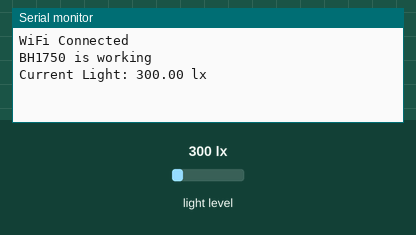
A sketch run on a simulated Arduino MKR. On the bench: the last lines printed to the serial monitor. The inputs (shaded band) are chosen by the test bench; at power-on: light level 300 lx. WiFi joins after 1.5 s; servers stay silent unless stated; web services answer with replies made up by the test bench; not simulated (calls return 0 or success): secrets.h.

Above: at 2.7 s.
2.8 s: light level set to 1000 lx
At 7.3 s:
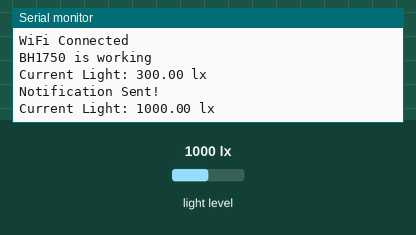
8.3 s: light level set to 40 lx
At 14.5 s:
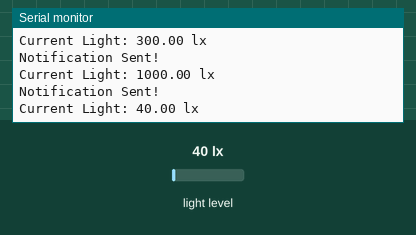

The sketch:

IFTTT_LIGHT_NEW.ino
```cpp
#include <WiFiNINA.h>
#include <BH1750.h>
#include <Wire.h>
#include "secrets.h"

char ssid[] = SECRET_SSID;
char pass[] = SECRET_PASS;

WiFiClient client;
BH1750 lightMeter;

char   HOST_NAME[] = "maker.ifttt.com";
String PATH_NAME   = "/trigger/sketch_received/with/key/btCDKb7xvQ0bXKzSR13WOu"; // change your EVENT-NAME and YOUR-KEY
String queryString = "?value1=57&value2=25";

bool sunlightPresent = false;
float threshold = 500.0;

void setup() {
  Serial.begin(9600);
  setupWiFi();
  setupSensor();
}

void loop() {
  float lux = lightMeter.readLightLevel(); //get/update light data
  checkThreshold(lux);
  delay (5000);
}

void setupWiFi() { //to setup the wifi
    WiFi.begin(ssid, pass);
    Serial.println("WiFi Connected");
}

void setupSensor() { //To setup the sensor and verify its working
  Wire.begin();
  if (lightMeter.begin(BH1750::CONTINUOUS_HIGH_RES_MODE)) {
    Serial.println("BH1750 is working");
  } else {
    Serial.println("BH1750 is not working");
  }
}

float readLightLevel() { //to output the current light data
  float lux = lightMeter.readLightLevel();
  Serial.print("Current Light: ");
  Serial.print (lux);
  Serial.println (" lx");
  return lux;
}

void checkThreshold(float lux) {
  //trigger for sunlight starting
  if (lux > threshold && sunlightPresent == false) {
    sendNotification("Sunlight_Started", lux);
    sunlightPresent = true;
  }
  //trigger for sunlight ending
  else if (lux <= threshold && sunlightPresent == true) {
    sendNotification("Sunlight_Stopped", lux);
    sunlightPresent = false;
  }
  else {
    readLightLevel(); //intermitent monitoring
  }
}

void sendNotification(String event, float value) {
  if (client.connect(HOST_NAME, 80)) {
    client.println("GET " + PATH_NAME + queryString + " HTTP/1.1");
    client.println("Host: " + String(HOST_NAME));
    client.println("Connection: close");
    client.println();

    while (client.connected() || client.available()) {
      if (client.available()) {
        client.read();
      }
    }
    client.stop();
    Serial.println("Notification Sent!");
    readLightLevel();
    delay(1000); //to prevent notification spam
  }
}
```

Measured:
- after the input at 2.8 s, the serial monitor: prints a new line after 4.0 s (image 1)
- after the input at 8.3 s, the serial monitor: prints a new line after 4.8 s (image 2)
